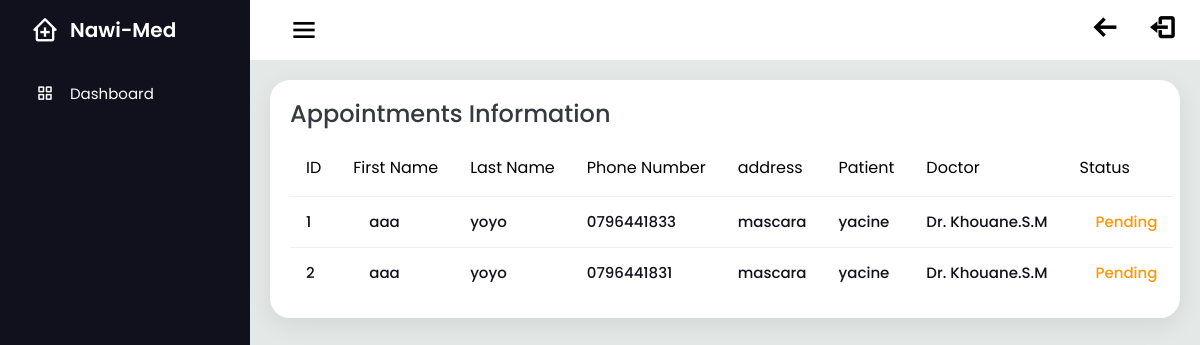
Page /dashboard/appointment.php (signed in) on the committed database.
### tables this page shows
CREATE TABLE `reservation` (
  `id` int(11) NOT NULL,
  `firstname` varchar(255) NOT NULL,
  `lastname` varchar(255) NOT NULL,
  `address` varchar(255) NOT NULL,
  `phone_number` varchar(10) NOT NULL,
  `doctor_id` int(11) NOT NULL,
  `patient_id` int(11) DEFAULT NULL,
  `status` bit(1) DEFAULT b'0'
);

### dashboard/appointment.php (the view, shortened to what this page needs)
<!DOCTYPE html>
<html lang="en">
<head>
    <link rel="stylesheet" href="main.css">
    <link href='https://unpkg.com/boxicons@2.1.1/css/boxicons.min.css' rel='stylesheet'>
</head>
<body>
<div class="sidebar" >
    <div class="logo_details">
        <i class='bx bx-clinic'></i>
        <div class="logo_name">
            Nawi-Med
        </div>
    </div>
    <ul>
    <li>
        <a href="dashboard.php" <?php if(basename($_SERVER['PHP_SELF']) == 'dashboard.php') echo 'class="active"'; ?>>
            <i class='bx bx-grid-alt'></i>
            <span class="links_name">Dashboard</span>
        </a>
    </li>
</ul>
</div>
<section class="home_section">
    <div class="topbar">
        <div class="toggle">
            <i class='bx bx-menu' id="btn"></i>
        </div>
        <div>
            <a style="text-decoration:none; color:black;" href="../main.php" class="number"> <i style="font-size:28px; font-weight:bold;" class='bx bx-arrow-back'></i></a>
            <a style="text-decoration:none; color:black;" href="../dist/logout.php" class="number"> <i style="margin-left:25px;font-size:28px; font-weight:bold;" class='bx bx-log-out'></i></a>
        </div>
    </div>
    <div  class="details" >
        <div class="recent_project">
            <div class="card_header">
                <h2>Appointments Information</h2>
            </div>
            <table>
            <thead>
                <tr>
                    <td>ID</td>
                    <td>First Name</td>
                    <td>Last Name</td>
                    <td>Phone Number</td>
                    <td>address</td>
                    <td>Patient</td>
                    <td>Doctor</td>
                    <td>Status</td>
                </tr>
            </thead>
            <tbody>
            <?php
$servername = "localhost";
$username = "root";
$password = "";
$dbname = "clinic";
$conn = new mysqli($servername, $username, $password, $dbname);
$sql_doctor = "SELECT id, name, email FROM doctor";
$result_doctor = $conn->query($sql_doctor);
$doctors = array();
if ($result_doctor->num_rows > 0) {
    while ($row_doctor = $result_doctor->fetch_assoc()) {
        $doctors[$row_doctor['id']] = $row_doctor['name'];
    }
}
$sql_patient = "SELECT id, name FROM patients";
$result_patient = $conn->query($sql_patient);
$patients = array();
if ($result_patient->num_rows > 0) {
    while ($row_patient = $result_patient->fetch_assoc()) {
        $patients[$row_patient['id']] = $row_patient['name'];
    }
}
 if ($_SESSION["USER_Role"] === "doctor") {
$email = $_SESSION["USER_Email"];
$query_get_doctor_id = "SELECT id FROM doctor WHERE email = '$email' LIMIT 1";
$result_get_doctor_id = $conn->query($query_get_doctor_id);
if ($result_get_doctor_id->num_rows > 0) {
    $row_doctor_id = $result_get_doctor_id->fetch_assoc();
    $doctor_id = $row_doctor_id['id'];
        $query_select_appointments = "SELECT * FROM reservation WHERE doctor_id = $doctor_id";
    }} else {
        $query_select_appointments = "SELECT * FROM reservation";
    }
    $result_select_appointments = $conn->query($query_select_appointments);
    if ($result_select_appointments->num_rows > 0) {
        $i = 1;
        while ($row = $result_select_appointments->fetch_assoc()) {
            ?>
            <tr>
                <td><?php echo $i; ?></td>
                <td><?php echo $row['firstname']; ?></td>
                <td><?php echo $row['lastname']; ?></td>
                <td><?php echo $row['phone_number']; ?></td>
                <td><?php echo $row['address']; ?></td>
                <td><?php echo isset($patients[$row['patient_id']]) ? $patients[$row['patient_id']] : "Not Assigned"; ?></td>
                <td><?php echo isset($doctors[$row['doctor_id']]) ? $doctors[$row['doctor_id']] : "Not Assigned"; ?></td>
                <td>
                    <?php
                    if ($row['status'] == 0) {
                        echo "<p style='color:#FE9705;'>Pending</p>";
                    } else {
                        echo "<p style='color:#3AC430;'>Done</p>";
                    }
                    ?>
                </td>
            </tr>
            <?php
            $i++;
        }
    } else {
        echo "<tr><td colspan='7'><p style='text-align:center;'>No appointments found</p></td></tr>";
    }
?>
                </tbody>
            </table>
        </div>
    </div>
        </section>
</body>
</html>

### dashboard/main.css (style rules this page uses)
:root { --dark-blue: #11101D; --white-blue: #1D1D31; --white: #fff; --gray: #8390a2; }
* { margin: 0; padding: 0; box-sizing: border-box; font-family: 'Poppins', sans-serif; }
.sidebar { position: fixed; left: 0; top: 0; width: 250px; height: 100%; padding-left: 20px; background: var(--dark-blue); transition: all 0.5s ease; z-index: 99; }
.sidebar .logo_details { position: relative; height: 60px; display: flex; align-items: center; }
.sidebar li { position: relative; margin: 8px 0; list-style: none; }
.sidebar i { position: relative; height: 60px; min-width: 50px; font-size: 28px; line-height: 60px; text-align: center; color: var(--white); }
.sidebar .logo_details .logo_name { font-size: 20px; font-weight: 600; color: var(--white); transition: all 0.5s ease; }
.sidebar ul li a i { position: relative; height: 50px; font-size: 18px; line-height: 50px; }
.sidebar ul li a { width: 100%; height: 100%; display: flex; align-items: center; text-decoration: none; border-radius: 30px 0px 0px 30px; transition: all 0.5s ease; }
.sidebar ul li a .links_name { font-size: 15px; font-weight: 400; color: var(--white); transition: 0.4s; }
.home_section { position: relative; width: calc(100% - 250px); min-height: 100vh; left: 250px; top: 0; background: #E4E9E7; transition: all 0.5s ease; }
.home_section .topbar { position: relative; width: 100%; height: 60px; display: flex; justify-content: space-between; align-items: center; padding: 1rem 1.5rem; background: var(--white); }
.home_section .topbar .toggle { position: relative; width: 60px; height: 60px; display: flex; justify-content: center; align-items: center; font-size: 2em; cursor: pointer; }
.details { position: relative; width: 100%; padding: 20px; display: flex; }
.details .recent_project { width: 100%; position: relative; display: grid; padding: 20px; background: var(--white); border-radius: 20px; box-shadow: 0 7px 25px rgba(0, 0, 0, 0.08); overflow-y: auto; white-space: nowrap; }
.details table { width: 100%; margin-top: 10px; border-collapse: collapse; }
.details .card_header h2 { position: relative; font-weight: 500; line-height: 1.2; color: #343a40; }
.details .recent_project table tr { border-bottom: 1px solid #f0f0f0; }
.details .recent_project table tbody tr:last-child { border-bottom: none; }
.details .recent_project table tr td { padding: 1rem 1rem; }
.details .recent_project table tbody tr td { position: relative; font-size: .938rem; font-weight: 500; line-height: 1.2; color: var(--dark-blue); }
.details .recent_project table tbody tr td:nth-child(2) { padding-left: 2rem; }
.details .recent_project table tbody tr td:last-child { padding-left: 2rem; }

### rows in the picture
reservation: firstname "aaa", lastname "yoyo", phone_number "0796441833", address "mascara", patient "yacine", doctor "Dr. Khouane.S.M", status "Pending"
reservation: firstname "aaa", lastname "yoyo", phone_number "0796441831", address "mascara", patient "yacine", doctor "Dr. Khouane.S.M", status "Pending"
